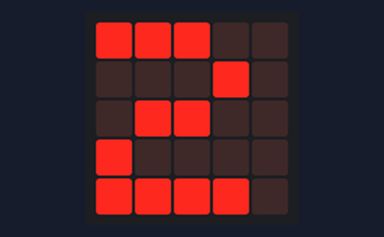
Bench run of a program on a simulated BBC micro:bit (MakeCode). Shown: the board's 5×5 LED display.

Above: at 0.1 s.
At 0.8 s:
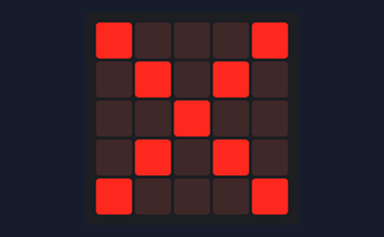
At 1.4 s:
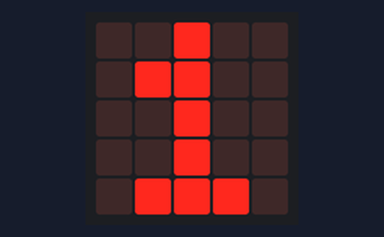
At 2.3 s:
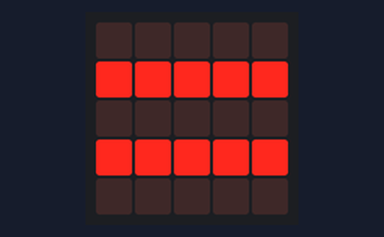

Measured:
- by itself, everything shown: repeats every 3.5 s, in 4 steps
- what the display in image 1 shows lasts 0.6 s, from 0.8 s to 1.4 s
- what the display in image 2 shows lasts 0.7 s, from 1.4 s to 2.1 s
- what the display in image 3 shows lasts 0.4 s, from 2.1 s to 2.5 s

The program:

main.ts
```typescript
let _2 = 0
let index = 1
while (index < 11) {
    _2 = 2
    basic.showNumber(2)
    basic.showIcon(IconNames.No)
    basic.showNumber(index)
    basic.showLeds(`
        . . . . .
        # # # # #
        . . . . .
        # # # # #
        . . . . .
        `)
    basic.showNumber(index * 2)
    basic.pause(200)
    index = index / 1
}
```

test.ts
```typescript
// aquí va el archivo "tests"; esto no se compilará cuando este paquete se utilice como una extensión.
```
